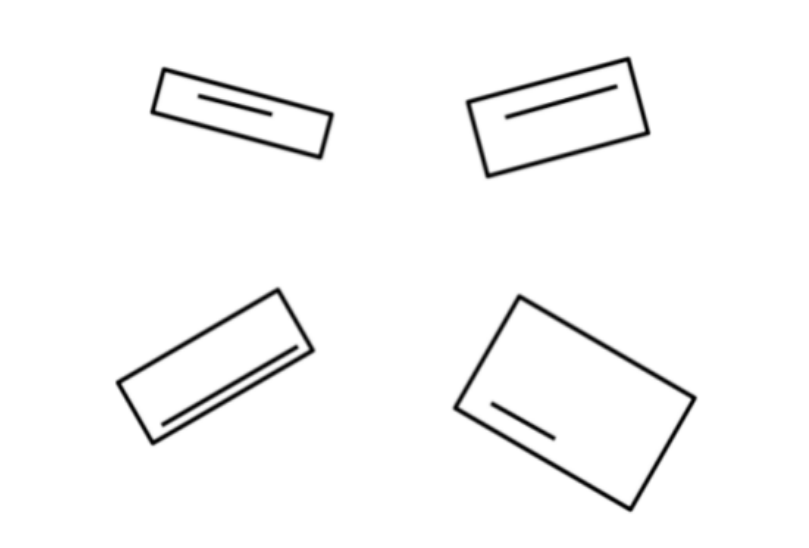
#> input picture opencv/ss.png, 809 x 548 px
$ python rotation.py
#> lines starting #> are read from the running program, lines starting #| are printed output that depends on the picture; after the words box and inside, x2 and y2 are one past the last pixel; in counts of white or black regions, pixels touching at a corner belong together
import cv2
import numpy as np

# Load the image
image = cv2.imread('ss.png')
#> image is the input picture: shape (548, 809, 3); min 0, max 255, mean 248.6

def crop_rectangle_frm_img(image):
    img_gray = cv2.cvtColor(image,cv2.COLOR_BGR2GRAY)
    _, thrash = cv2.threshold(img_gray, 240, 255, cv2.CHAIN_APPROX_NONE)
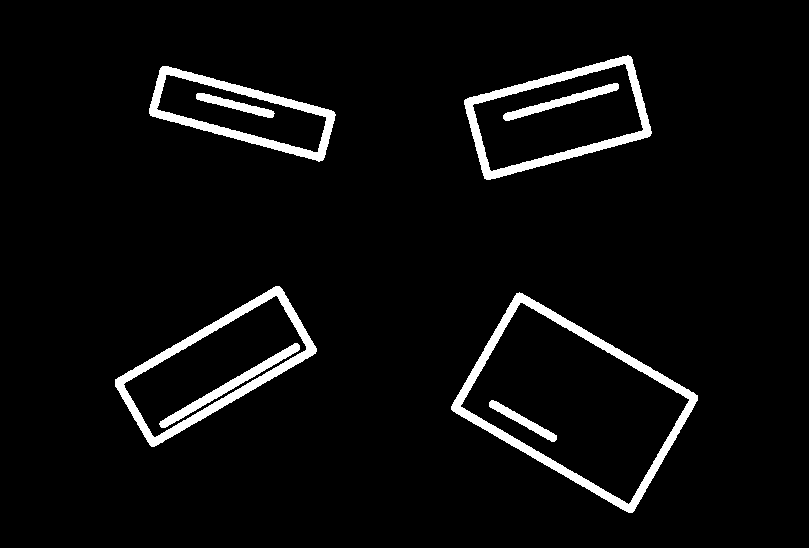
#> thrash: shape (548, 809); 4.7% white; 8 white regions
    contours, _ = cv2.findContours(thrash, cv2.RETR_EXTERNAL, cv2.CHAIN_APPROX_SIMPLE)
#> contours = 4 contours; box (x1, y1, x2, y2) and area: (451, 292, 698, 513) 28576, (115, 286, 317, 447) 14879, (464, 55, 652, 180) 14524, (149, 66, 336, 162) 9342
    cropped_rect_images = []
    for contour in contours:
        approx = cv2.approxPolyDP(contour, 0.015 * cv2.arcLength(contour, True), True)
        if len(approx) == 4:
            x, y, w, h = cv2.boundingRect(approx)
            cropped_image = image[y:y + h, x:x + w]
            cropped_rect_images.append(cropped_image)
#> this loop made 4 passes
#> (approx, x, y, w, h) on passes 1 to 4: ([[516, 293], [451, 409], [632, 512], [697, 395]], 451, 293, 247, 220), ([[279, 286], [115, 379], [151, 446], [315, 353]], 115, 286, 201, 161), ([[160, 68], [150, 115], [323, 159], [333, 111]], 150, 68, 184, 92), ([[631, 57], [465, 99], [484, 178], [649, 136]], 465, 57, 185, 122)
#> pass 1, in crop_rectangle_frm_img, `cropped_image = image[y:y + h, x:x + w]`:
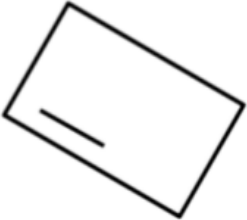
#> cropped_image: shape (220, 247, 3); min 0, max 255, mean 239.7
#> pass 2, in crop_rectangle_frm_img, `cropped_image = image[y:y + h, x:x + w]`:
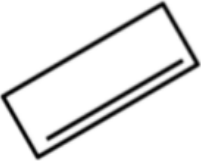
#> cropped_image: shape (161, 201, 3); min 2, max 255, mean 231.6
#> pass 3, in crop_rectangle_frm_img, `cropped_image = image[y:y + h, x:x + w]`:
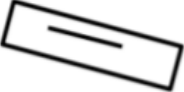
#> cropped_image: shape (92, 184, 3); min 0, max 255, mean 220.9
#> after the loop, cropped_rect_images = 4 items
    return cropped_rect_images

crops = crop_rectangle_frm_img(image)
#> crops = 4 items
cv2.imshow('Original Image', image)
cv2.imshow('Rotated Images ', crops[0])
cv2.imshow('Rotated Images1 ', crops[1])
cv2.imshow('Rotated Images2 ', crops[2])
cv2.imshow('Rotated Images3 ', crops[3])
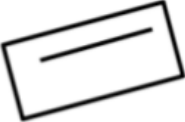
#> window 'Rotated Images3 ': shape (122, 185, 3); min 1, max 255, mean 225.3
cv2.waitKey(0)
cv2.destroyAllWindows()
